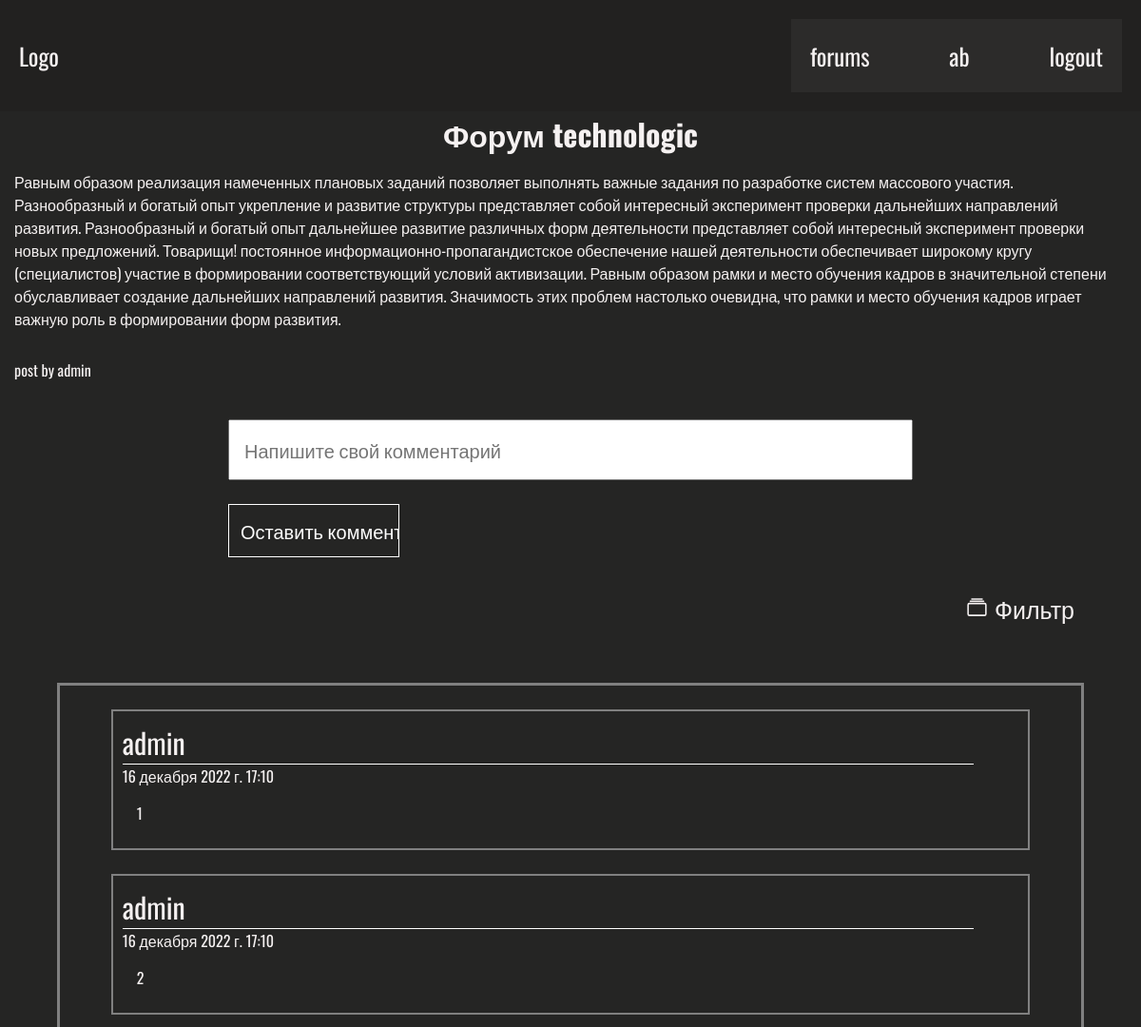
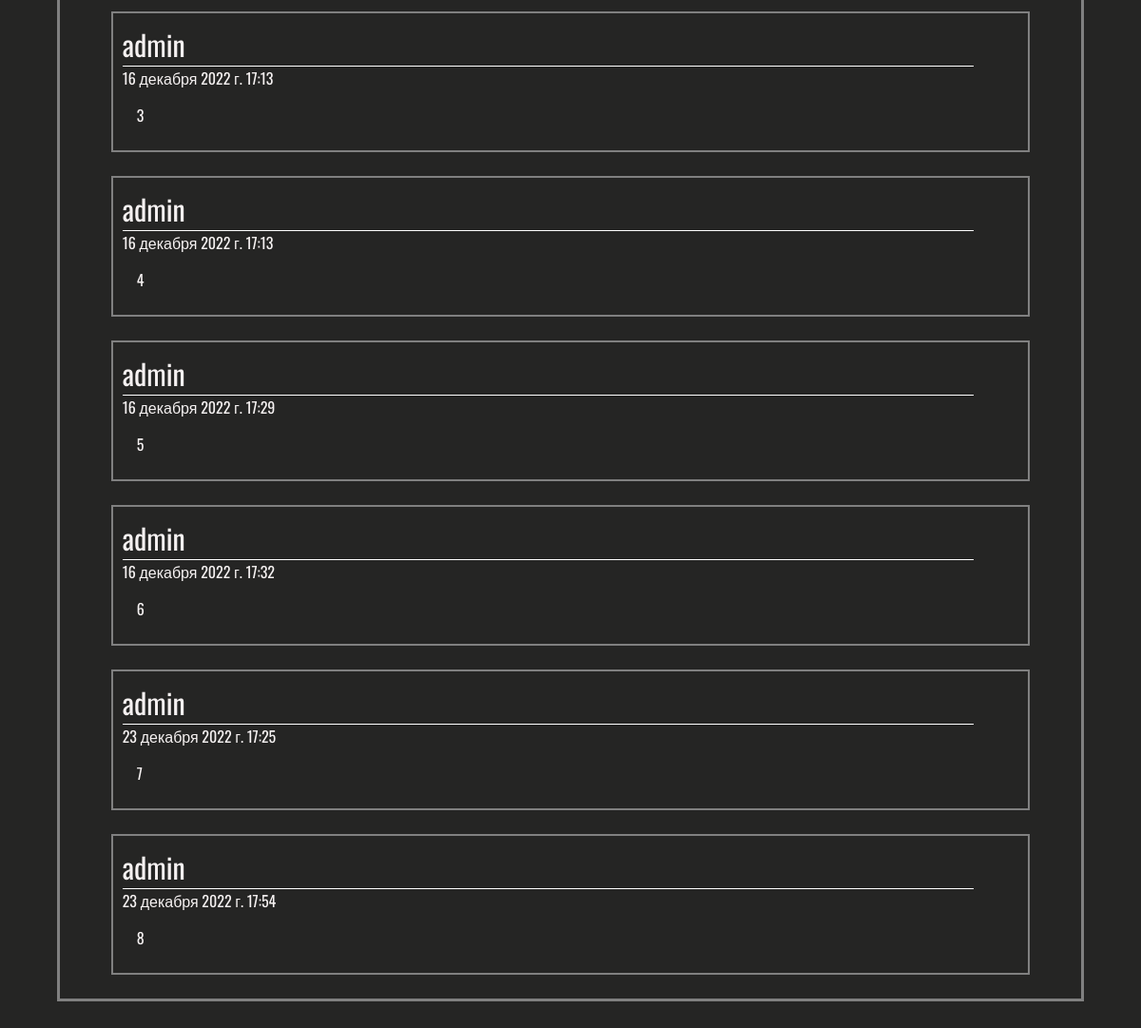
/forum-detail/1/ (signed in), run on the app's committed database (2 pictures, top to bottom).
### forum/models.py (models this page shows, shortened)
class Forum(models.Model):
    name = models.CharField(max_length=100)
    body = models.TextField(null=True)
    author = models.ForeignKey(User, on_delete=models.CASCADE)
    like = models.IntegerField(default = 0)
    dislike = models.IntegerField(default = 0)

class Comment(models.Model):
    body = models.CharField(max_length=2000)
    author = models.ForeignKey(User, on_delete=models.CASCADE)
    forum = models.ForeignKey(Forum, on_delete=models.CASCADE)
    published = models.DateTimeField(auto_now_add=True) # нужно сделать миграцию, поле со временем ещё не добавлено в БД

### forum/views.py (the view)
# urls.py: path("forum-detail/<int:forum_id>/",forum_detail_view,name="forum"),
def forum_detail_view(request, forum_id):
    if request.method=='POST':
        comment = request.POST.get('comment')
        Comment.objects.create(author=request.user, body = comment, forum = Forum.objects.get(id=forum_id))
        return HttpResponseRedirect(reverse('forum', args=(forum_id,)))
    filter = request.GET.get('filter')
    context = {
        "forum": Forum.objects.get(id=forum_id)
    }
    if filter == 'timefromold':
        context["sorted_comments"] = Forum.objects.get(id=forum_id).comment_set.order_by('published')
    elif filter == 'timefromnew':
        context["sorted_comments"] = Forum.objects.get(id=forum_id).comment_set.order_by('-published')
    else:
        context["sorted_comments"] = Forum.objects.get(id=forum_id).comment_set.order_by('published')
    return render(request,"forum/forum_detail.html", context)

### forum/templates/forum/forum_detail.html (shortened to what this page needs)
{%extends 'base.html'%}
{% block body%}
    <h1>Форум {{ forum.name }}</h1>
    <p class="forum-detail-body">{{ forum.body }}</p>
    <p class="forum-detail-body">post by {{ forum.author.username }}</p>
    <form class="form-detail-comment" method="post">
        <input name="comment" class="form-detail-input" type="text" placeholder="Напишите свой комментарий">
        <input  class="form-detail-btn" type="submit" value="Оставить комментарий">
    </form>
    <div class="sorts">
        <div class="filter-block">
            <ion-icon name="albums-outline"></ion-icon>
            <span onclick="showFilter()">Фильтр</span>
        </div>
    </div>
    <div class="comments">
        {% for comment in sorted_comments%}
            <div class="comment">
                <div class="comment-header">
                    <p class="comment-author">{{comment.author.username}}</p>
                </div>
                <p>{{comment.published}}</p>
                <div class="comment-body">
                    <p class="comment-body-text">
                        {{comment.body}}
                    </p>
                </div>
            </div>
        {% endfor %}
    </div>
{%endblock%}

### forum/templates/base.html (shortened to what this page needs)
{%load static%}
<!DOCTYPE html>
<html lang="en">
<head>
    <link rel="stylesheet" href="{% static 'css/home.css'%}">
</head>
<body>
    <div class="header">
        <div class="header-logo">
            <a class="header-logo-text" href="{%url 'home'%}">Logo</a>
        </div>
        <div class="header-menu">
            <a class="header-menu-item" href="{%url 'forums'%}">forums</a>
            {% if user.is_authenticated %}
                <p class="header-menu-item user">{{user.username}}</p>
                <a class="header-menu-item" href="{%url 'logout'%}">logout</a>
            {% else %}
                <a class="header-menu-item" href="{%url 'login'%}">login</a>
                <a class="header-menu-item" href="{%url 'reg'%}">registration</a>
            {% endif %}
        </div>
    </div>
    {% block body%}
    {%endblock%}
</body>
</html>

### forum/static/css/home.css (style rules this page uses)
* { padding: 0; margin: 0; box-sizing: border-box; font-family: 'Oswald', sans-serif; color: rgb(245, 241, 241); text-decoration: none; }
:root { --main-color:rgb(37, 37, 36); --second-color:rgb(34, 33, 32); }
body { background-color: var(--main-color); }
.header { background-color: var(--second-color); display: flex; justify-content: space-between; padding: 20px; font-size: 25px; }
.header-menu { width: 30%; display: flex; justify-content: space-between; background-color: rgb(44, 43, 42); padding: 20px; }
.header-logo { display: flex; justify-content: space-between; align-items: center; }
.header-logo-text,.header-menu-item { text-decoration: none; color: rgb(245, 241, 241); }
.user { width: 100%; text-align: center; }
h1 { text-align: center; }
.comments { width: 90%; margin:50px auto; border: 3px solid grey; }
.comment { width:90%; margin:25px auto; border: 2px solid grey; padding:10px; }
.comment-header { display: flex; justify-content: space-between; align-items: center; }
.comment-author { font-size: 30px; width: 95%; border-bottom: 1px solid white; }
.comment-body { padding: 15px; }
.forum-detail-body { padding: 15px; }
.form-detail-comment { width: 60%; margin: 25px auto; display: flex; flex-direction: column; }
.form-detail-input { color: black; margin-bottom: 25px; padding: 15px; font-size: 20px; }
.form-detail-btn { padding: 12px; font-size: 20px; color:white; border: 1px solid white; outline: none; background-color: var(--main-color); width: 25%; transition: 0.5s; }
.sorts { padding: 10px; display: flex; width:90%; margin:0px auto; justify-content: end; align-items: center; font-size: 25px; }
.filter-block span { cursor: pointer; }

### data on the page
Forum: name "technologic", body "Равным образом реализация намеченных плановых заданий позволяет выполнять важные задания по разработке систем массового участия. Разнообразный и богатый опыт укрепление и развитие структуры представляет собой интересный эксперимент проверки дальнейших направлений развития. Разнообразный и богатый опыт дальнейшее развитие различных форм деятельности представляет собой интересный эксперимент проверки новых предложений. Товарищи! постоянное информационно-пропагандистское обеспечение нашей деятельности обеспечивает широкому кругу (специалистов) участие в формировании соответствующий условий активизации. Равным образом рамки и место обучения кадров в значительной степени обуславливает создание…", author.username "admin"
Comment: author.username "admin", published "16 декабря 2022 г. 17:10", body "1"
Comment: author.username "admin", published "16 декабря 2022 г. 17:10", body "2"
Comment: author.username "admin", published "16 декабря 2022 г. 17:13", body "3"
Comment: author.username "admin", published "16 декабря 2022 г. 17:13", body "4"
Comment: author.username "admin", published "16 декабря 2022 г. 17:29", body "5"
Comment: author.username "admin", published "16 декабря 2022 г. 17:32", body "6"
Comment: author.username "admin", published "23 декабря 2022 г. 17:25", body "7"
Comment: author.username "admin", published "23 декабря 2022 г. 17:54", body "8"

### other printed values
{{ user.username }} "ab"
